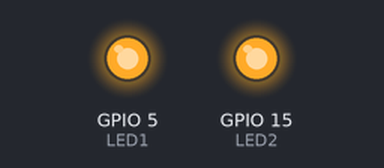
Bench run of a sketch on a simulated ESP32. Shown: output pins drawn as LEDs (lit = HIGH).

Above: at 0.9 s.
At 5.95 s:
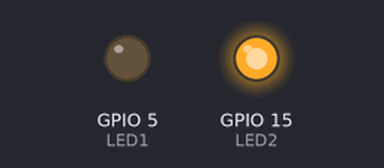
At 6.07 s:
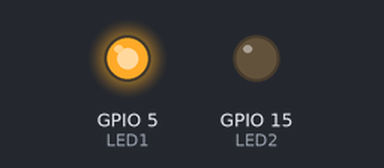
Timing chart, 0 to 7.0 s (numbered marks = the images above):
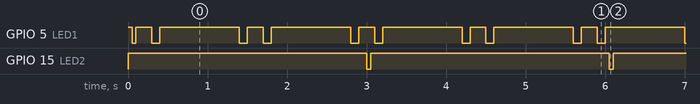

The sketch:

2_LED_ESP32.ino
```cpp
const int LED1 = 5;   // GPIO 5 for LED1
const int LED2 = 15;  // GPIO 15 for LED2

unsigned long previousMillisHeartbeat = 0;
unsigned long previousMillisPilot = 0;
int heartbeatState = 0;
int pilotLampState = 0;

void setup() {
  pinMode(LED1, OUTPUT);  // Set LED1 as output
  pinMode(LED2, OUTPUT);  // Set LED2 as output

  digitalWrite(LED1, HIGH);  // Turn off LED1 (active low)
  digitalWrite(LED2, HIGH);  // Turn off LED2 (active low)
}

void loop() {
  heartbeat(LED1);  // Call heartbeat function for LED1
  pilotLamp(LED2);  // Call pilot lamp function for LED2
}

void heartbeat(int pin) {
  unsigned long currentMillis = millis();
  static unsigned long delayTimes[] = {50, 50, 200, 100, 1000};
  static int index = 0;

  if (currentMillis - previousMillisHeartbeat >= delayTimes[index]) {
    previousMillisHeartbeat = currentMillis;
    if (index % 2 == 0) {
      digitalWrite(pin, LOW);  // Turn on LED1
    } else {
      digitalWrite(pin, HIGH);  // Turn off LED1
    }
    index = (index + 1) % 5;
  }
}

void pilotLamp(int pin) {
  unsigned long currentMillis = millis();
  static unsigned long delayTimes[] = {3000, 50};
  static int index = 0;

  if (currentMillis - previousMillisPilot >= delayTimes[index]) {
    previousMillisPilot = currentMillis;
    if (index % 2 == 0) {
      digitalWrite(pin, LOW);
    } else {
      digitalWrite(pin, HIGH);
    }
    index = (index + 1) % 2;
  }
}
```

Measured:
- by itself, GPIO 5 (LED1): repeats every 1.4 s: HIGH 0.20 s, LOW 0.10 s, HIGH 1.0 s, LOW 0.10 s
- by itself, GPIO 15 (LED2): alternates HIGH for 3.0 s and LOW for 0.05 s
